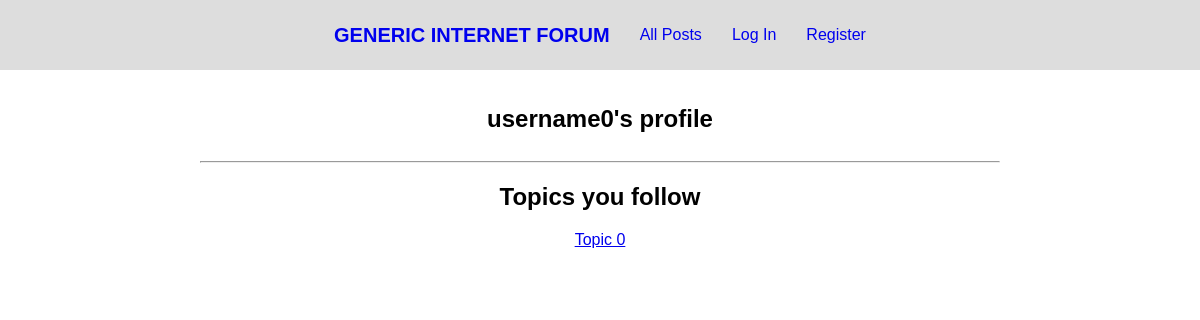
The page /profile/username0 on the database as committed earlier.
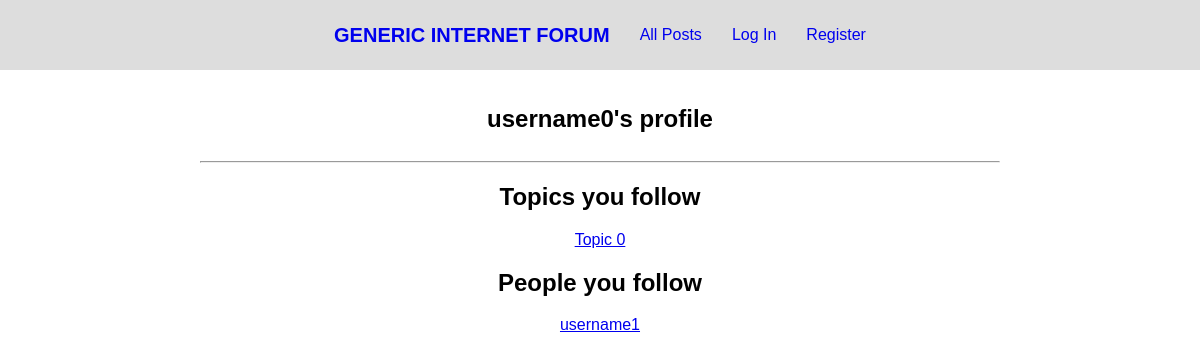
The same page on the database as committed later.
### forum/models.py (models this page shows, shortened)
class Follow_Topic(models.Model):
    follower = models.ForeignKey(
        User, on_delete=models.CASCADE, related_name="topics_following")
    following = models.ForeignKey(
        Topic, on_delete=models.CASCADE, related_name="followers")

class Topic(models.Model):
    creator = models.ForeignKey(
        User, on_delete=models.CASCADE, related_name="topics")
    name = models.TextField(max_length=120, unique=True)
    description = models.TextField(max_length=1000)
    timestamp = models.DateTimeField(auto_now_add=True)

class Follow_User(models.Model):
    follower = models.ForeignKey(
        User, on_delete=models.CASCADE, related_name="users_following")
    following = models.ForeignKey(
        User, on_delete=models.CASCADE, related_name="followers")

class User(AbstractUser):
    pass

### forum/views.py (the view, shortened to what this page needs)
# urls.py: path("profile/<str:username>", views.profile, name="profile"),
def profile(request, username):
    try:
        profile_user = User.objects.get(username=username)
    except User.DoesNotExist:
        return render(request, "forum/profile.html", {
            "message": "User non-existent."
        })
    user_is_follower = None
    if request.user.is_authenticated:
        user_is_follower = bool(Follow_User.objects.filter(
            follower=request.user.id, following=profile_user.id).all())
    topics_following = profile_user.topics_following.all()
    users_following = profile_user.users_following.all()
    return render(request, "forum/profile.html", {
        "profile_user": profile_user,
        "topics_following": topics_following,
        "users_following": users_following,
        "user_is_follower": user_is_follower,
    })

### forum/templates/forum/profile.html (shortened to what this page needs)
{% extends "forum/layout.html" %}
{% load static %}
{% block css %}
    <link href="{% static 'forum/profile.css' %}" rel="stylesheet">
{% endblock %}
{% block body %}
    {% if profile_user %}
    <section id="user">
        <div id="user-name">
            <h1>{{ profile_user.username }}'s profile </h1>
        </div>
        <hr>
        {% if topics_following %}
            <div id="topics">
                <h2>Topics you follow</h2>
                <ul>
                {% for topic in topics_following%}
                            <li><a href="{% url 'topic' topic.following.name %}">{{ topic.following.name }}</a></li>
                {% endfor %}
                </ul>
            </div>
        {% endif %}
        {% if users_following%}
            <div id="users">
                <h2>People you follow</h2>
                <ul>
                    {% for user in users_following %}
                        <li> <a href="{% url 'profile' user.following.username %}">{{ user.following.username }}</a></li>
                    {% endfor %}
                </ul>
            </div>
        {% endif %}
    </section>
    {% endif %}
{% endblock %}

Rows that differ between the two databases and show on the page:
added Follow_User: following.username "username1"
Other text that changed with them:
text now shown: "People you follow"
